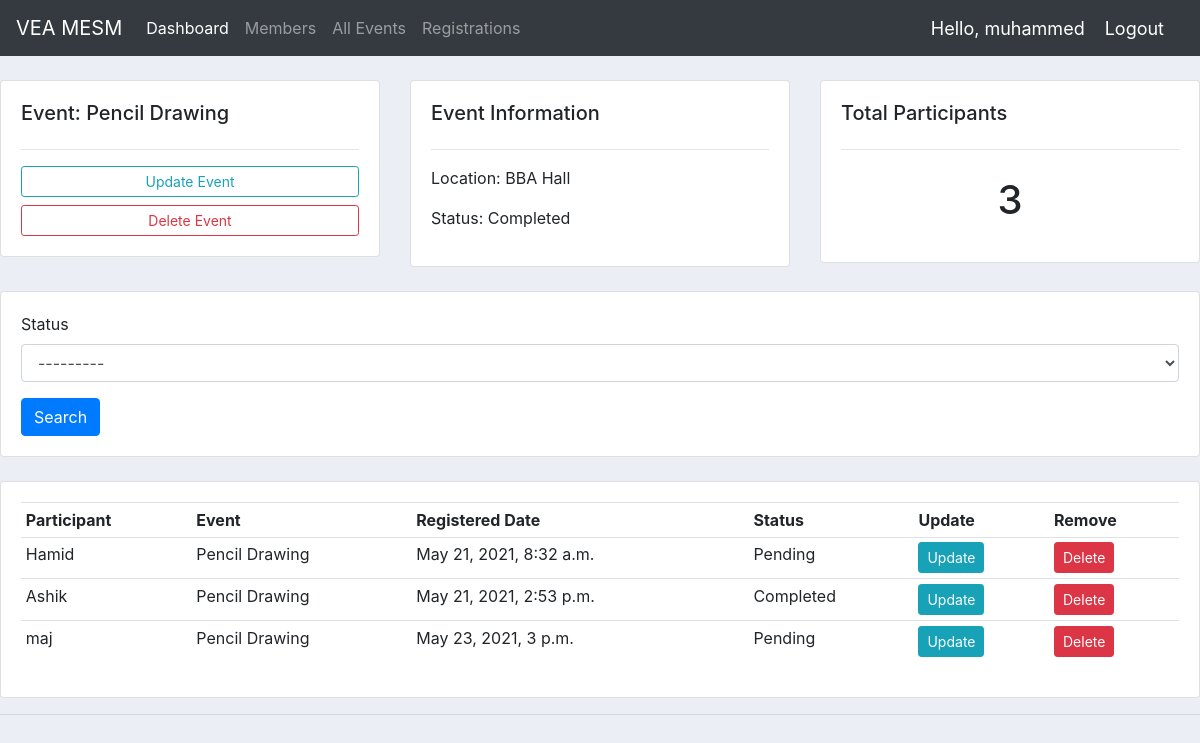
The app's page /event/2/ (signed in) with its own data.
### accounts/models.py (models this page shows, shortened)
class Event(models.Model):
    STATUS = (
        ('Ongoing', 'Ongoing'),
        ('Completed', 'Completed'),
        ('Upcoming', 'Upcoming'),
    )
    name = models.CharField(max_length=200, null=True)
    location = models.CharField(max_length=200, null=True)
    status = models.CharField(max_length=200, null=True, choices=STATUS)
    description = models.CharField(max_length=200, null=True, blank=True)
    date = models.DateTimeField(blank=True, null=True)
    def __str__(self):
        return self.name

class Event_Member(models.Model):
    STATUS = (
        ('Pending', 'Pending'),
        ('Completed', 'Completed'),
        ('Absent', 'Absent'),
    )
    participant = models.ForeignKey(Participant, null=True, on_delete=models.CASCADE)
    event = models.ForeignKey(Event, null=True, on_delete=models.CASCADE)
    date_created = models.DateTimeField(auto_now_add=True, null=True)
    status = models.CharField(max_length=200, null=True, choices=STATUS)

class Participant(models.Model):
    user = models.OneToOneField(User, null=True, on_delete=models.CASCADE)
    name = models.CharField(max_length=200, null=True)
    phone = models.CharField(max_length=200, null=True)
    email = models.CharField(max_length=200, null=True)
    date_created = models.DateTimeField(auto_now_add=True, null=True)
    def __str__(self):
        return self.name

### accounts/decorators.py (the view)
        def wrapper_func(request, *args, **kwargs):
            group = None
            if request.user.groups.exists():
                group = request.user.groups.all()[0].name
            if group in allowed_roles:
                return view_func(request, *args, **kwargs)
            else:
                return HttpResponse('You are not authorized to view this page')

### accounts/views.py (called while the page is built)
@login_required(login_url='login')
@allowed_users(allowed_roles=['admin'])
def event(request, pk ):
    event = Event.objects.get(id=pk)
    event_members = event.event_member_set.all()
    event_member_count = event_members.count()
    myFilter = Event_memberFilter1(request.GET, queryset=event_members)
    event_members = myFilter.qs
    context = {'event': event, 'event_members': event_members, 'event_member_count': event_member_count,
               'myFilter': myFilter,'participant':participant}
    return render(request, 'accounts/event.html', context)

### accounts/templates/accounts/event.html
{% extends 'accounts/main.html' %}
{% load crispy_forms_filters %}
{% block content %}
<br>
<div class="row">
	<div class="col-md">
		<div class="card card-body">
			<h5>Event: {{event.name}}</h5>
			<hr>
			<a class="btn btn-outline-info  btn-sm btn-block" href="{% url 'update_event' event.id %}">Update Event</a>
			<a class="btn btn-outline-danger  btn-sm btn-block" href="{% url 'delete_event' event.id %}">Delete Event</a>
		</div>
	</div>
	<div class="col-md">
		<div class="card card-body">
			<h5>Event Information</h5>
			<hr>
			<p>Location: {{event.location}}</p>
			<p>Status: {{event.status}}</p>
		</div>
	</div>
	<div class="col-md">
		<div class="card card-body">
			<h5>Total Participants</h5>
			<hr>
			<h1 style="text-align: center;padding: 10px">{{event_member_count}}</h1>
		</div>
	</div>
</div>
<br>
<div class="row">
	<div class="col">
		<div class="card card-body">
			<form method="get">
			{{myFilter.form|crispy}}
		    <button class="btn btn-primary" type="submit">Search</button>
		  </form>
		</div>
	</div>
</div>
<br>
<div class="row">
	<div class="col-md">
		<div class="card card-body">
			<table class="table table-sm">
				<tr>
					<th>Participant</th>
					<th>Event</th>
					<th>Registered Date</th>
					<th>Status</th>
					<th>Update</th>
					<th>Remove</th>
				</tr>
				{% for event_member in event_members %}
				<tr>
					<td>{{event_member.participant}}</td>
					<td>{{event_member.event}}</td>
					<td>{{event_member.date_created}}</td>
					<td>{{event_member.status}}</td>
					<td><a class="btn btn-sm btn-info" href="{% url 'update_event_member' event_member.id %}">Update</a> </td>
					<td><a class="btn btn-sm btn-danger" href="{% url 'delete_event_member' event_member.id %}">Delete</a> </td>
				</tr>
				{% endfor %}
			</table>
		</div>
	</div>
</div>
{% endblock %}

### accounts/templates/accounts/navbar.html (shortened to what this page needs)
{% load static %}
<nav class="navbar navbar-expand-lg navbar-dark bg-dark">
  <a class="navbar-brand" href="{% url 'home' %}">VEA MESM</a>
  <div class="collapse navbar-collapse" id="navbarNav">
    <ul class="navbar-nav">
      {% if request.user.is_staff %}
      <li class="nav-item active">
        <a class="nav-link" href="{% url 'home' %}">Dashboard</a>
      </li>
      <li class="nav-item">
        <a class="nav-link" href="{% url 'participants' %}">Members</a>
      </li>
      <li class="nav-item">
        <a class="nav-link" href="{% url 'events' %}">All Events</a>
      </li>
      <li class="nav-item">
        <a class="nav-link" href="{% url 'event_member' %}">Registrations</a>
      </li>
      {% endif %}
    </ul>
  </div>
  <span class="hello-msg">Hello, {{request.user}}</span>
  <span ><a  class="hello-msg" href="{% url 'logout' %}">Logout</a></span>
</nav>

### static/css/main.css (style rules this page uses)
body { background-color: #ebeff5; }

### accounts/templates/accounts/navbar.html (style rules this page uses)
.hello-msg { font-size: 18px; color: #fff; margin-right: 20px; }

### records on screen
Event: name "Pencil Drawing", location "BBA Hall", status "Completed"
Event_Member: participant "Hamid", event "Pencil Drawing", date_created "May 21, 2021, 8:32 a.m.", status "Pending"
Event_Member: participant "Ashik", event "Pencil Drawing", date_created "May 21, 2021, 2:53 p.m.", status "Completed"
Event_Member: participant "maj", event "Pencil Drawing", date_created "May 23, 2021, 3 p.m.", status "Pending"

### other values on screen
{{ request.user }} "muhammed"
{{ event_member_count }} "3"
